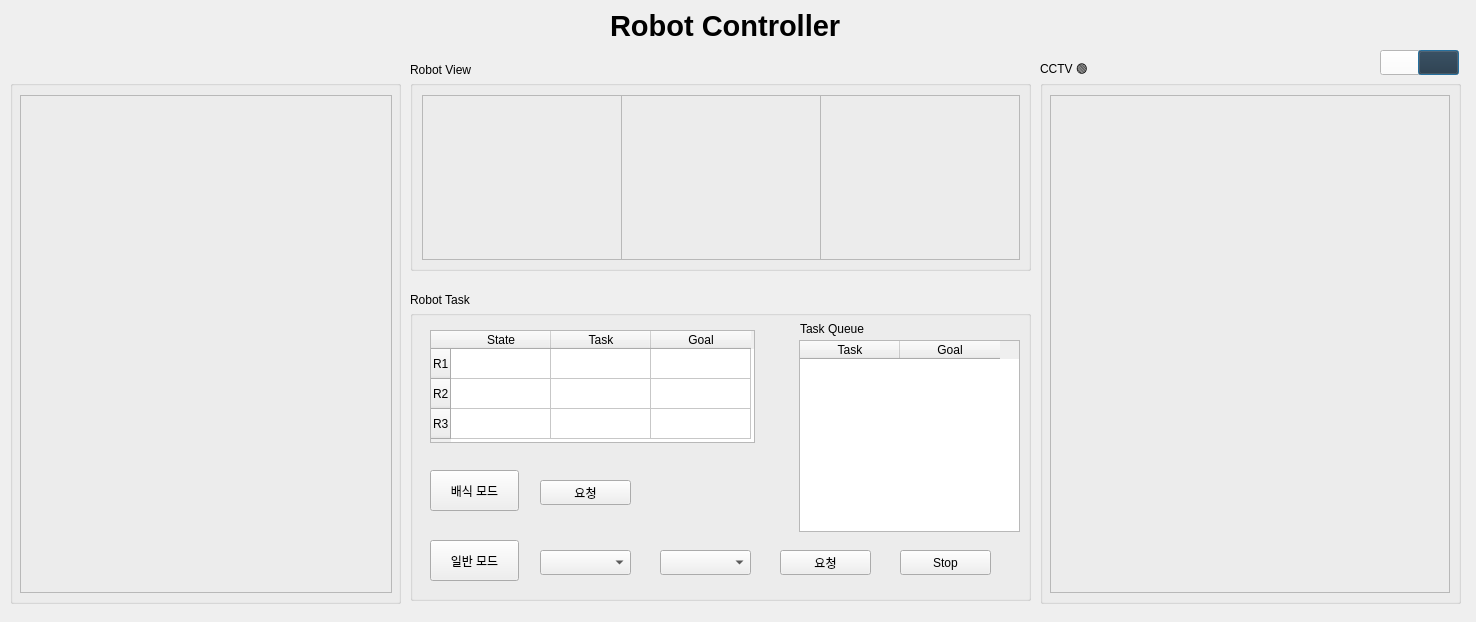
<?xml version="1.0" encoding="UTF-8"?>
<ui version="4.0">
 <class>Dialog</class>
 <widget class="QDialog" name="Dialog">
  <property name="geometry">
   <rect>
    <x>0</x>
    <y>0</y>
    <width>1476</width>
    <height>622</height>
   </rect>
  </property>
  <property name="windowTitle">
   <string>Dialog</string>
  </property>
  <property name="autoFillBackground">
   <bool>true</bool>
  </property>
  <property name="styleSheet">
   <string notr="true"/>
  </property>
  <widget class="QPushButton" name="dark_btn">
   <property name="geometry">
    <rect>
     <x>1418</x>
     <y>50</y>
     <width>41</width>
     <height>25</height>
    </rect>
   </property>
   <property name="styleSheet">
    <string notr="true">background-color: rgb(34, 48, 60)</string>
   </property>
   <property name="text">
    <string/>
   </property>
  </widget>
  <widget class="QPushButton" name="white_btn">
   <property name="geometry">
    <rect>
     <x>1380</x>
     <y>50</y>
     <width>41</width>
     <height>25</height>
    </rect>
   </property>
   <property name="palette">
    <palette>
     <active>
      <colorrole role="Button">
       <brush brushstyle="SolidPattern">
        <color alpha="255">
         <red>255</red>
         <green>255</green>
         <blue>255</blue>
        </color>
       </brush>
      </colorrole>
      <colorrole role="Base">
       <brush brushstyle="SolidPattern">
        <color alpha="255">
         <red>255</red>
         <green>255</green>
         <blue>255</blue>
        </color>
       </brush>
      </colorrole>
      <colorrole role="Window">
       <brush brushstyle="SolidPattern">
        <color alpha="255">
         <red>255</red>
         <green>255</green>
         <blue>255</blue>
        </color>
       </brush>
      </colorrole>
     </active>
     <inactive>
      <colorrole role="Button">
       <brush brushstyle="SolidPattern">
        <color alpha="255">
         <red>255</red>
         <green>255</green>
         <blue>255</blue>
        </color>
       </brush>
      </colorrole>
      <colorrole role="Base">
       <brush brushstyle="SolidPattern">
        <color alpha="255">
         <red>255</red>
         <green>255</green>
         <blue>255</blue>
        </color>
       </brush>
      </colorrole>
      <colorrole role="Window">
       <brush brushstyle="SolidPattern">
        <color alpha="255">
         <red>255</red>
         <green>255</green>
         <blue>255</blue>
        </color>
       </brush>
      </colorrole>
     </inactive>
     <disabled>
      <colorrole role="Button">
       <brush brushstyle="SolidPattern">
        <color alpha="255">
         <red>255</red>
         <green>255</green>
         <blue>255</blue>
        </color>
       </brush>
      </colorrole>
      <colorrole role="Base">
       <brush brushstyle="SolidPattern">
        <color alpha="255">
         <red>255</red>
         <green>255</green>
         <blue>255</blue>
        </color>
       </brush>
      </colorrole>
      <colorrole role="Window">
       <brush brushstyle="SolidPattern">
        <color alpha="255">
         <red>255</red>
         <green>255</green>
         <blue>255</blue>
        </color>
       </brush>
      </colorrole>
     </disabled>
    </palette>
   </property>
   <property name="styleSheet">
    <string notr="true">background-color: rgb(255, 255, 255)</string>
   </property>
   <property name="text">
    <string/>
   </property>
  </widget>
  <widget class="QGroupBox" name="cam_group">
   <property name="geometry">
    <rect>
     <x>410</x>
     <y>80</y>
     <width>621</width>
     <height>191</height>
    </rect>
   </property>
   <property name="title">
    <string/>
   </property>
   <widget class="QLabel" name="cam_r3_3">
    <property name="enabled">
     <bool>true</bool>
    </property>
    <property name="geometry">
     <rect>
      <x>410</x>
      <y>15</y>
      <width>200</width>
      <height>165</height>
     </rect>
    </property>
    <property name="font">
     <font>
      <underline>false</underline>
     </font>
    </property>
    <property name="frameShape">
     <enum>QFrame::StyledPanel</enum>
    </property>
    <property name="text">
     <string/>
    </property>
   </widget>
   <widget class="QLabel" name="cam_r3_2">
    <property name="enabled">
     <bool>true</bool>
    </property>
    <property name="geometry">
     <rect>
      <x>211</x>
      <y>15</y>
      <width>200</width>
      <height>165</height>
     </rect>
    </property>
    <property name="font">
     <font>
      <underline>false</underline>
     </font>
    </property>
    <property name="frameShape">
     <enum>QFrame::StyledPanel</enum>
    </property>
    <property name="text">
     <string/>
    </property>
   </widget>
   <widget class="QLabel" name="cam_r3_1">
    <property name="enabled">
     <bool>true</bool>
    </property>
    <property name="geometry">
     <rect>
      <x>12</x>
      <y>15</y>
      <width>200</width>
      <height>165</height>
     </rect>
    </property>
    <property name="font">
     <font>
      <underline>false</underline>
     </font>
    </property>
    <property name="frameShape">
     <enum>QFrame::StyledPanel</enum>
    </property>
    <property name="text">
     <string/>
    </property>
   </widget>
  </widget>
  <widget class="QGroupBox" name="request_group">
   <property name="geometry">
    <rect>
     <x>410</x>
     <y>310</y>
     <width>621</width>
     <height>291</height>
    </rect>
   </property>
   <property name="title">
    <string/>
   </property>
   <widget class="QTableWidget" name="task_queue">
    <property name="geometry">
     <rect>
      <x>389</x>
      <y>30</y>
      <width>221</width>
      <height>192</height>
     </rect>
    </property>
    <column>
     <property name="text">
      <string>Task</string>
     </property>
    </column>
    <column>
     <property name="text">
      <string>Goal</string>
     </property>
    </column>
   </widget>
   <widget class="QComboBox" name="task_combo">
    <property name="geometry">
     <rect>
      <x>130</x>
      <y>240</y>
      <width>91</width>
      <height>25</height>
     </rect>
    </property>
   </widget>
   <widget class="QComboBox" name="location_combo">
    <property name="geometry">
     <rect>
      <x>250</x>
      <y>240</y>
      <width>91</width>
      <height>25</height>
     </rect>
    </property>
   </widget>
   <widget class="QPushButton" name="serve_btn">
    <property name="geometry">
     <rect>
      <x>130</x>
      <y>170</y>
      <width>91</width>
      <height>25</height>
     </rect>
    </property>
    <property name="text">
     <string>요청</string>
    </property>
   </widget>
   <widget class="QPushButton" name="normal_mode">
    <property name="geometry">
     <rect>
      <x>20</x>
      <y>230</y>
      <width>89</width>
      <height>41</height>
     </rect>
    </property>
    <property name="text">
     <string>일반 모드</string>
    </property>
   </widget>
   <widget class="QPushButton" name="serve_stop">
    <property name="geometry">
     <rect>
      <x>490</x>
      <y>240</y>
      <width>91</width>
      <height>25</height>
     </rect>
    </property>
    <property name="styleSheet">
     <string notr="true"/>
    </property>
    <property name="text">
     <string>Stop</string>
    </property>
   </widget>
   <widget class="QTableWidget" name="robot_table">
    <property name="geometry">
     <rect>
      <x>20</x>
      <y>20</y>
      <width>325</width>
      <height>113</height>
     </rect>
    </property>
    <property name="styleSheet">
     <string notr="true"/>
    </property>
    <property name="midLineWidth">
     <number>0</number>
    </property>
    <row>
     <property name="text">
      <string>R1</string>
     </property>
    </row>
    <row>
     <property name="text">
      <string>R2</string>
     </property>
    </row>
    <row>
     <property name="text">
      <string>R3</string>
     </property>
    </row>
    <column>
     <property name="text">
      <string>State</string>
     </property>
    </column>
    <column>
     <property name="text">
      <string>Task</string>
     </property>
    </column>
    <column>
     <property name="text">
      <string>Goal</string>
     </property>
    </column>
    <item row="0" column="0">
     <property name="text">
      <string/>
     </property>
    </item>
   </widget>
   <widget class="QPushButton" name="call_btn">
    <property name="geometry">
     <rect>
      <x>370</x>
      <y>240</y>
      <width>91</width>
      <height>25</height>
     </rect>
    </property>
    <property name="text">
     <string>요청</string>
    </property>
   </widget>
   <widget class="QPushButton" name="serve_mode">
    <property name="geometry">
     <rect>
      <x>20</x>
      <y>160</y>
      <width>89</width>
      <height>41</height>
     </rect>
    </property>
    <property name="text">
     <string>배식 모드</string>
    </property>
   </widget>
   <widget class="QLabel" name="queue_label">
    <property name="geometry">
     <rect>
      <x>390</x>
      <y>10</y>
      <width>91</width>
      <height>17</height>
     </rect>
    </property>
    <property name="text">
     <string>Task Queue</string>
    </property>
   </widget>
  </widget>
  <widget class="QLabel" name="time_label">
   <property name="geometry">
    <rect>
     <x>10</x>
     <y>60</y>
     <width>119</width>
     <height>20</height>
    </rect>
   </property>
   <property name="text">
    <string/>
   </property>
  </widget>
  <widget class="QLabel" name="title_label">
   <property name="geometry">
    <rect>
     <x>610</x>
     <y>10</y>
     <width>241</width>
     <height>31</height>
    </rect>
   </property>
   <property name="font">
    <font>
     <pointsize>22</pointsize>
     <weight>75</weight>
     <bold>true</bold>
    </font>
   </property>
   <property name="styleSheet">
    <string notr="true"/>
   </property>
   <property name="text">
    <string>Robot Controller</string>
   </property>
  </widget>
  <widget class="QLabel" name="cctv_label">
   <property name="geometry">
    <rect>
     <x>1040</x>
     <y>60</y>
     <width>181</width>
     <height>20</height>
    </rect>
   </property>
   <property name="text">
    <string>CCTV 🟢</string>
   </property>
  </widget>
  <widget class="QGroupBox" name="map_group">
   <property name="geometry">
    <rect>
     <x>10</x>
     <y>80</y>
     <width>391</width>
     <height>524</height>
    </rect>
   </property>
   <property name="title">
    <string/>
   </property>
   <widget class="QLabel" name="map_label">
    <property name="enabled">
     <bool>true</bool>
    </property>
    <property name="geometry">
     <rect>
      <x>10</x>
      <y>15</y>
      <width>372</width>
      <height>498</height>
     </rect>
    </property>
    <property name="font">
     <font>
      <underline>false</underline>
     </font>
    </property>
    <property name="frameShape">
     <enum>QFrame::StyledPanel</enum>
    </property>
    <property name="text">
     <string/>
    </property>
   </widget>
  </widget>
  <widget class="QGroupBox" name="cctv_group">
   <property name="geometry">
    <rect>
     <x>1040</x>
     <y>80</y>
     <width>421</width>
     <height>524</height>
    </rect>
   </property>
   <property name="title">
    <string/>
   </property>
   <widget class="QLabel" name="cam_label">
    <property name="enabled">
     <bool>true</bool>
    </property>
    <property name="geometry">
     <rect>
      <x>10</x>
      <y>15</y>
      <width>400</width>
      <height>498</height>
     </rect>
    </property>
    <property name="font">
     <font>
      <underline>false</underline>
     </font>
    </property>
    <property name="frameShape">
     <enum>QFrame::StyledPanel</enum>
    </property>
    <property name="text">
     <string/>
    </property>
   </widget>
  </widget>
  <widget class="QLabel" name="view_label">
   <property name="geometry">
    <rect>
     <x>410</x>
     <y>60</y>
     <width>181</width>
     <height>20</height>
    </rect>
   </property>
   <property name="font">
    <font>
     <weight>50</weight>
     <bold>false</bold>
    </font>
   </property>
   <property name="text">
    <string>Robot View</string>
   </property>
  </widget>
  <widget class="QLabel" name="task_label">
   <property name="geometry">
    <rect>
     <x>410</x>
     <y>290</y>
     <width>181</width>
     <height>20</height>
    </rect>
   </property>
   <property name="text">
    <string>Robot Task</string>
   </property>
  </widget>
  <zorder>cam_group</zorder>
  <zorder>white_btn</zorder>
  <zorder>dark_btn</zorder>
  <zorder>request_group</zorder>
  <zorder>time_label</zorder>
  <zorder>title_label</zorder>
  <zorder>cctv_label</zorder>
  <zorder>map_group</zorder>
  <zorder>cctv_group</zorder>
  <zorder>view_label</zorder>
  <zorder>task_label</zorder>
 </widget>
 <resources/>
 <connections/>
</ui>
